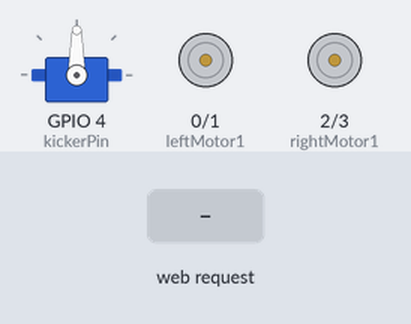
Simulated run of this sketch. Board: ESP32-C3. On the bench: servo, motor-driver pin pairs drawn as motors (green arrow = first pin HIGH = forward, orange = second pin HIGH = backward, longer = more drive). Inputs (shaded band) come from the test bench. What the sketch prints to the serial monitor is not drawn.

Above: at 2.2 s.
2.3 s: HTTP request GET /forward received
At 2.8 s:
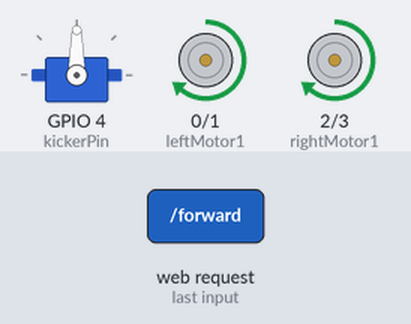
3.8 s: HTTP request GET /backward received
At 5.0 s:
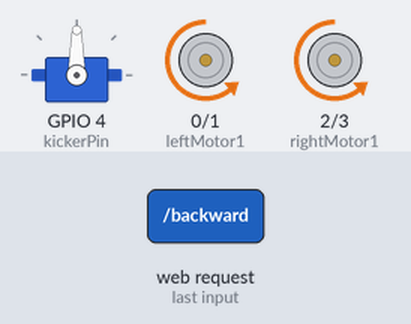
5.3 s: HTTP request GET /left received
At 6.2 s:
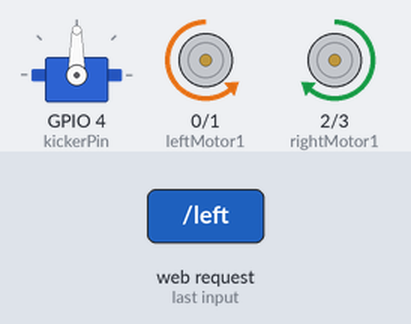
6.8 s: HTTP request GET /right received
At 7.4 s:
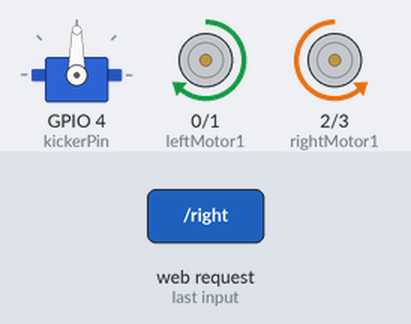
8.3 s: HTTP request GET /kick received
At 9.5 s:
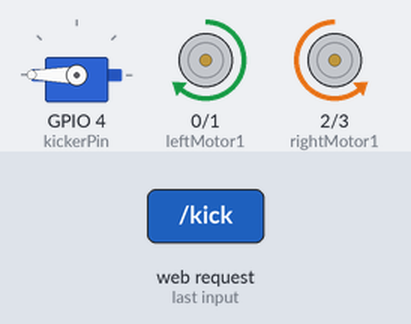
9.8 s: HTTP request GET /stop received
At 10.8 s:
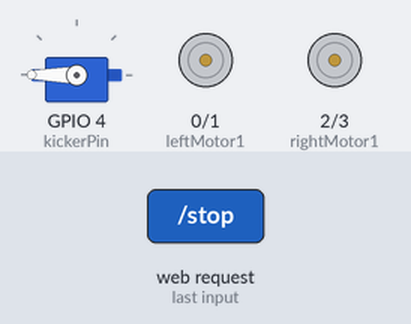
Timing chart, 0 to 12.3 s (numbered marks = the images above; inputs shaded):
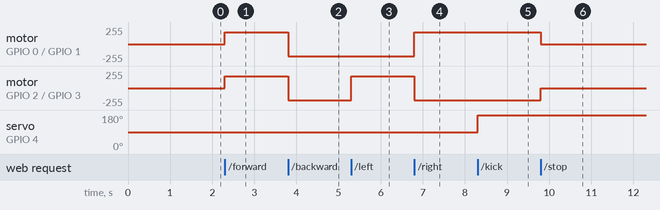

Measured:
- after the input at 2.3 s, motor on GPIO 0 (leftMotor1) / GPIO 1 (leftMotor2), motor on GPIO 2 (rightMotor1) / GPIO 3 (rightMotor2): stopped → forward 180/255 at once
- after the input at 3.8 s, motor on GPIO 0 (leftMotor1) / GPIO 1 (leftMotor2), motor on GPIO 2 (rightMotor1) / GPIO 3 (rightMotor2): forward 180/255 → backward 180/255 at once
- after the input at 5.3 s, motor on GPIO 2 (rightMotor1) / GPIO 3 (rightMotor2): backward 180/255 → forward 180/255 at once
- after the input at 6.8 s, motor on GPIO 0 (leftMotor1) / GPIO 1 (leftMotor2): backward 180/255 → forward 180/255 at once; motor on GPIO 2 (rightMotor1) / GPIO 3 (rightMotor2): forward 180/255 → backward 180/255 at once
- after the input at 8.3 s, servo on GPIO 4 (kickerPin): 90° → 180° at once
- after the input at 9.8 s, motor on GPIO 0 (leftMotor1) / GPIO 1 (leftMotor2): forward 180/255 → stopped at once; motor on GPIO 2 (rightMotor1) / GPIO 3 (rightMotor2): backward 180/255 → stopped at once

The sketch:

soccerBot_wifi_test.ino
```cpp
/*
ESP32 Web SoccerBot Controller (motor + 360servo)
WiFi + WebServer web remote UI with pointer-event touch buttons
Libraries: ESP32 Core, ESP32Servo
*/

#include <WiFi.h>
#include <WebServer.h>
#include <ESP32Servo.h>

// 1. define pin
const int leftMotor1 = 0;
const int leftMotor2 = 1;
const int rightMotor1 = 2;
const int rightMotor2 = 3;
const int kickerPin = 4;

// 2. variable
int currentSpeed = 180;
const char *ssid = "LuluLab_c3";
const char *password = "12345678";

WebServer server(80);
Servo kickerServo;

// 3. web UI
const char* htmlPage = R"rawliteral(
<!DOCTYPE html>
<html>
<head>
  <meta charset="UTF-8">
  <meta name="viewport" content="width=device-width, initial-scale=1.0, maximum-scale=1.0, user-scalable=no">
  <title>Soccer Bot C3</title>
  <style>
    body { font-family: sans-serif; background: #f0f2f5; margin: 0; overflow: hidden; touch-action: none; text-align: center; }
    .header { background: #1976D2; color: white; padding: 15px; font-weight: bold; }
    .container { display: flex; justify-content: space-around; align-items: center; height: 65vh; }
    .d-pad { display: grid; grid-template-columns: repeat(3, 75px); grid-gap: 10px; }
    .btn { width: 75px; height: 75px; border-radius: 15px; border: none; background: white; box-shadow: 0 4px #bbb; font-size: 18px; font-weight: bold; }
    .btn:active { box-shadow: 0 1px #bbb; transform: translateY(3px); background: #eee; }
    .btn-kick { width: 110px; height: 110px; border-radius: 50%; border: 4px solid white; background: #ff9800; color: white; font-size: 35px; box-shadow: 0 6px #e68a00; }
    .speed-ctrl { padding: 20px; background: white; border-radius: 20px; margin: 10px 20px; font-weight: 800; font-size: 15px; color: #333;}
    input[type=range] { width: 80%; }
  </style>
</head>
<body>
  <div class="header">⚽ ESP32-C3 SoccerBot</div>
  <div class="container">
    <div class="d-pad">
      <div></div><button class="btn" ontouchstart="send('forward')" ontouchend="send('stop')">▲</button><div></div>
      <button class="btn" ontouchstart="send('left')" ontouchend="send('stop')">◀</button>
      <button class="btn" style="background:#ffcdd2" onclick="send('stop')">■</button>
      <button class="btn" ontouchstart="send('right')" ontouchend="send('stop')">▶</button>
      <div></div><button class="btn" ontouchstart="send('backward')" ontouchend="send('stop')">▼</button><div></div>
    </div>
    <button class="btn-kick" ontouchstart="send('kick')" ontouchend="send('kicker_stop')">⚽</button>
  </div>
  <div class="speed-ctrl">
    Speed Control: <span id="speedVal">180</span><br>
    <input type="range" min="0" max="255" value="180" oninput="updateSpeed(this.value)">
  </div>
  <script>
    function send(cmd) { fetch('/' + cmd); }
    function updateSpeed(val) {
      document.getElementById('speedVal').innerText = val;
      fetch('/setSpeed?val=' + val);
    }
  </script>
</body>
</html>
)rawliteral";

// 4. funtion
void move(int l1, int l2, int r1, int r2) {
  analogWrite(leftMotor1, l1);
  analogWrite(leftMotor2, l2);
  analogWrite(rightMotor1, r1);
  analogWrite(rightMotor2, r2);
}

void moveForward(){
  move(currentSpeed, 0, currentSpeed, 0);
}

void moveBackward(){
  move(0, currentSpeed, 0, currentSpeed);
}

void turnLeft(){
  move(0, currentSpeed, currentSpeed, 0);
}

void turnRight(){
  move(currentSpeed, 0, 0, currentSpeed);
}

void stopMoving(){
  move(0, 0, 0, 0);
}

void kicking(){
  kickerServo.write(180);
}

void stopKick(){
  kickerServo.write(90);
}

// 5.setup
void setup() {
  Serial.begin(115200);
  delay(1000);

  pinMode(leftMotor1, OUTPUT);
  pinMode(leftMotor2, OUTPUT);
  pinMode(rightMotor1, OUTPUT);
  pinMode(rightMotor2, OUTPUT);
  digitalWrite(leftMotor1, LOW);
  digitalWrite(leftMotor2, LOW);
  digitalWrite(rightMotor1, LOW);
  digitalWrite(rightMotor2, LOW);
  Serial.println("Motors Initialized.");


  ESP32PWM::allocateTimer(0);
  kickerServo.setPeriodHertz(50);
  kickerServo.attach(kickerPin, 1000, 2000);
  kickerServo.write(90);
  Serial.println("Servo Initialized.");

  WiFi.softAP(ssid, password);
  Serial.println("WiFi OK.");
  Serial.print("WiFi's softAPIP: ");
  Serial.println(WiFi.softAPIP());

  // Set WiFi transmit power to a medium stable value (range 8-20, 11-13 is relatively stable)
  // 將 WiFi 功率設定為中等且穩定的數值（範圍 8-20，11-13 較穩定）
  WiFi.setTxPower (WIFI_POWER_11dBm);
  // Disable WiFi auto-sleep (critical! Sleep will cause extremely high latency for the first packet)
  // 關閉 WiFi 自動休眠（非常重要！休眠會造成第一個封包延遲極高）
  WiFi.setSleep (false);

  server.on("/", []() { server.send(200, "text/html", htmlPage); });
  server.on("/forward", []() { moveForward(); server.send(200); });
  server.on("/backward", []() { moveBackward(); server.send(200); });
  server.on("/left", []() { turnLeft(); server.send(200); });
  server.on("/right", []() { turnRight(); server.send(200); });
  server.on("/stop", []() { stopMoving(); server.send(200); });
  server.on("/kick", []() { kicking(); server.send(200); });
  server.on("/kicker_stop", []() { stopKick(); server.send(200); });
  server.on("/setSpeed", []() {
    if (server.hasArg("val")) currentSpeed = server.arg("val").toInt();
    server.send(200);
  });

  server.begin();
}

// 6. loop
void loop() {
  server.handleClient();
}
```
